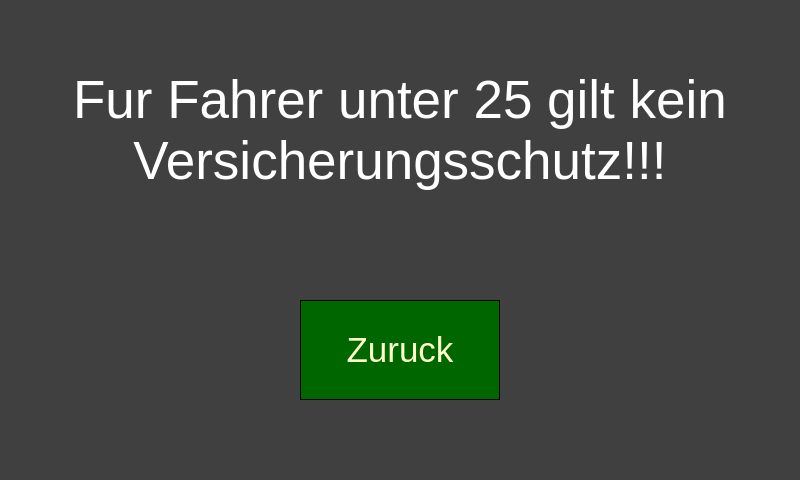
<?xml version="1.0" encoding="UTF-8"?>
<ui version="4.0">
 <class>Dialog</class>
 <widget class="QDialog" name="Dialog">
  <property name="geometry">
   <rect>
    <x>0</x>
    <y>0</y>
    <width>800</width>
    <height>480</height>
   </rect>
  </property>
  <property name="windowTitle">
   <string>Dialog</string>
  </property>
  <property name="styleSheet">
   <string notr="true">QWidget{
	background-color: #404040;
	color: #FFFFFF}
QPushButton{
	color: #FFFFCC; 
	background-color: #006600;
	border-style: inset;
	border-color:black;
	border-width: 1px;}</string>
  </property>
  <widget class="QLabel" name="label">
   <property name="geometry">
    <rect>
     <x>0</x>
     <y>70</y>
     <width>800</width>
     <height>140</height>
    </rect>
   </property>
   <property name="font">
    <font>
     <pointsize>40</pointsize>
    </font>
   </property>
   <property name="text">
    <string>Fur Fahrer unter 25 gilt kein Versicherungsschutz!!!</string>
   </property>
   <property name="alignment">
    <set>Qt::AlignHCenter|Qt::AlignTop</set>
   </property>
   <property name="wordWrap">
    <bool>true</bool>
   </property>
  </widget>
  <widget class="QPushButton" name="zuruck">
   <property name="geometry">
    <rect>
     <x>300</x>
     <y>300</y>
     <width>200</width>
     <height>100</height>
    </rect>
   </property>
   <property name="font">
    <font>
     <pointsize>26</pointsize>
    </font>
   </property>
   <property name="text">
    <string>Zuruck</string>
   </property>
  </widget>
 </widget>
 <resources/>
 <connections/>
</ui>
